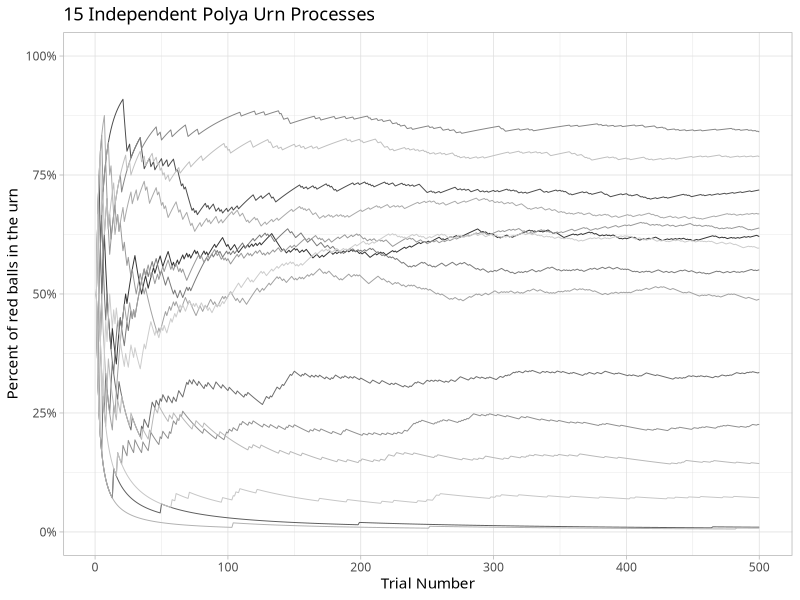

Here is the R script that generated this plot:
## ---- chunk 1
#| message: false
#| code-summary: "Packages"

library(tidyverse)
theme_set(theme_light(base_family = "Avenir Next Condensed"))
## ---- chunk 2
urn_process <- function(N) {
  out <- purrr::accumulate(.init = 0:1, .x = 2:N, .f = \(u, ...) {
    ## draw random sample
    draw <- sample(u, size = 1)   
    ## add draw to urn
    c(u, draw)                    
  })
  ## calculate prop at each time step
  purrr::map_dbl(out, mean)
}
## ---- chunk 3
#| code-fold: true

R <- 15

M <- replicate(R, urn_process(500), simplify = FALSE)
names(M) <- 1:R

d <- as_tibble(M) |> 
  rowid_to_column(var = ".id") |> 
  pivot_longer(!.id, names_to = "path", values_to = "prop")

d |> 
  ggplot(aes(.id, prop, group = path, color = path)) + 
  geom_line(linewidth = 1/3, show.legend = FALSE) + 
  scale_y_continuous(labels = scales::percent) + 
  coord_cartesian(ylim = c(0, 1))  +
  scale_color_grey() +
  labs(
    x = "Trial Number", 
    y = "Percent of red balls in the urn", 
    title = str_glue("{R} Independent Polya Urn Processes")
  )
